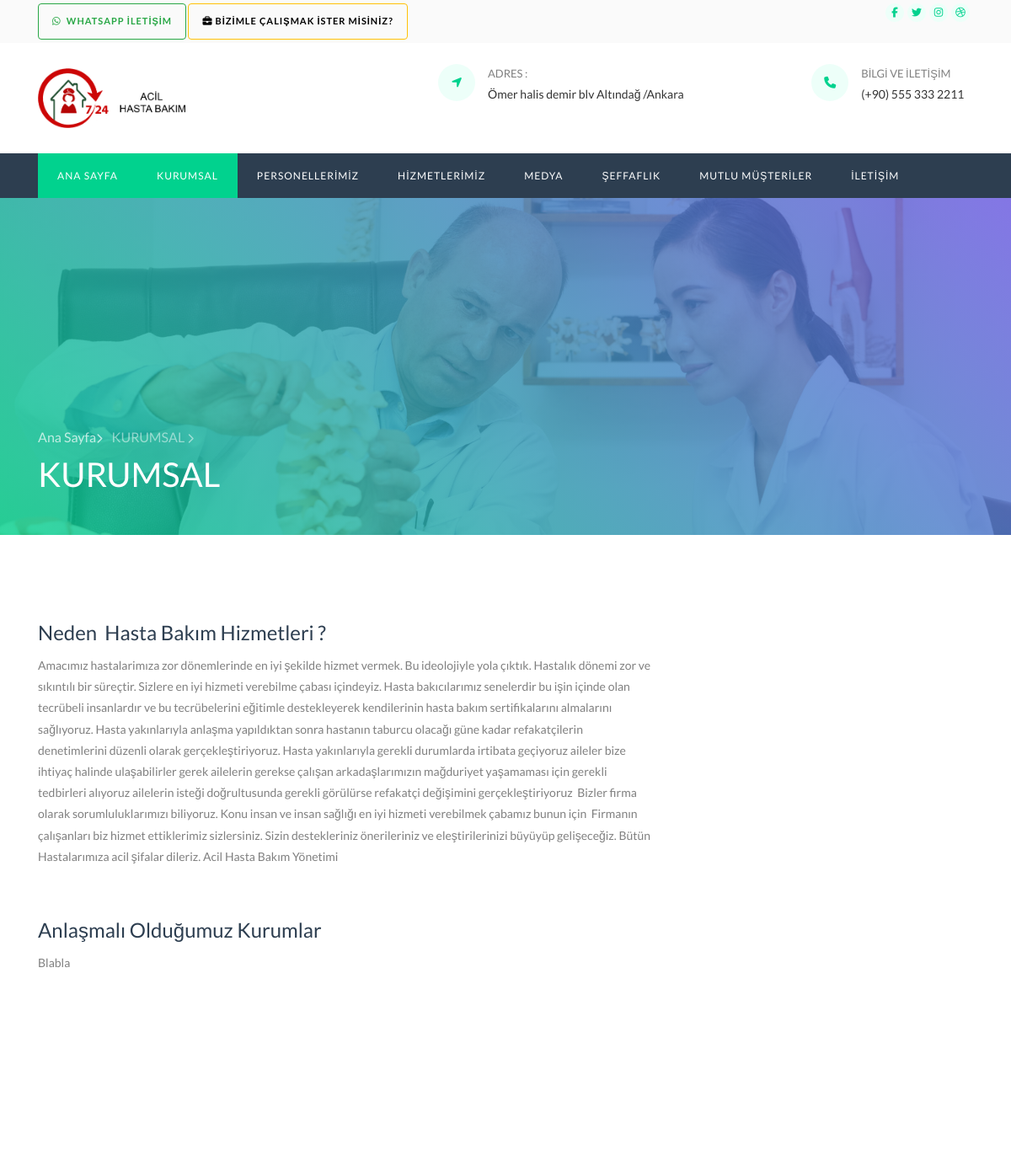
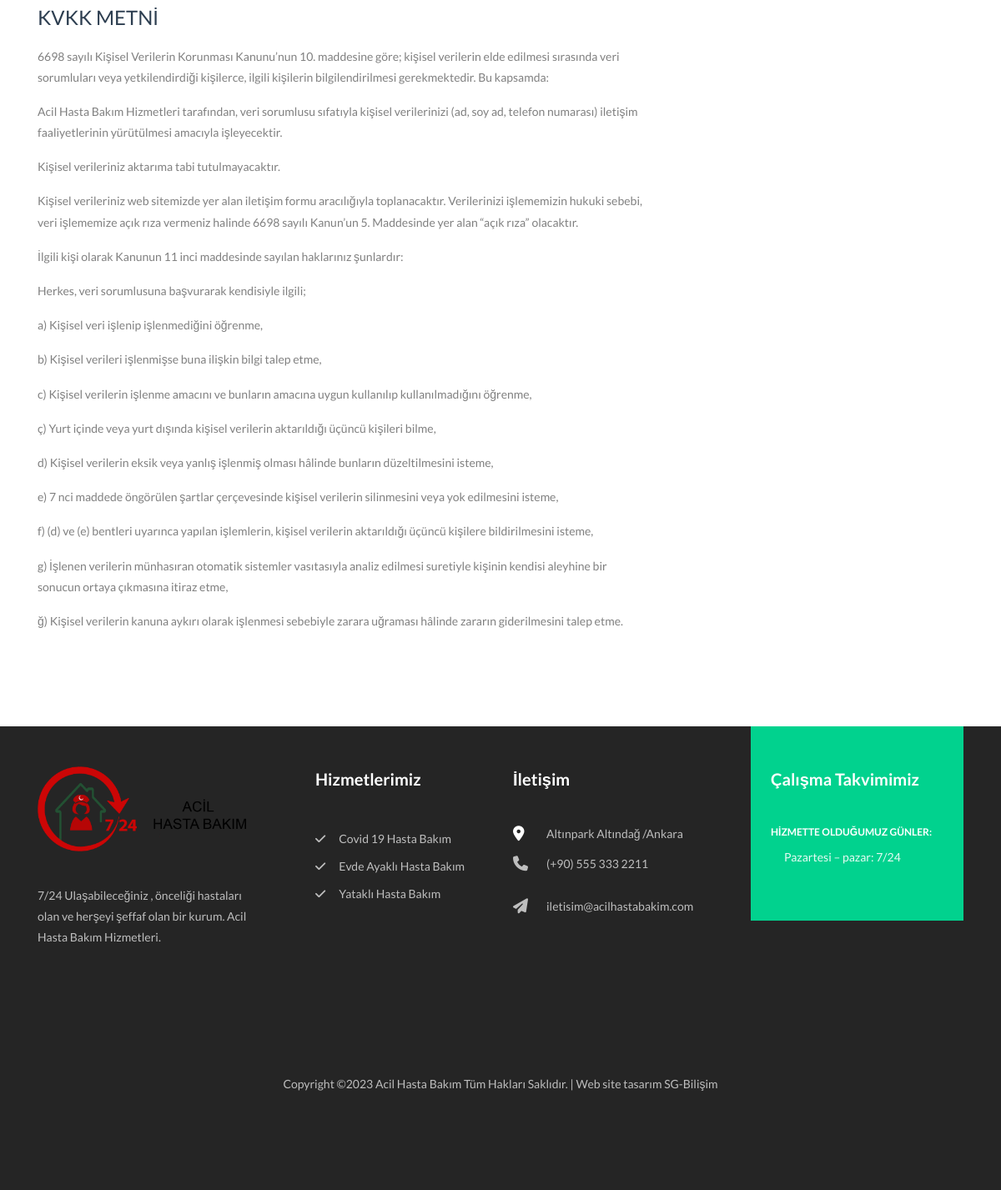
Page /hakkimizda.php on the committed database (2 pictures, top to bottom).
### tables this page shows
CREATE TABLE `sayfalar`  (
  `kucukbaslik` varchar(255) NULL DEFAULT NULL,
  `buyukbaslik` varchar(255) NULL DEFAULT NULL,
  `icerik` text NULL,
  `sayfa` varchar(255) NULL DEFAULT NULL,
  `id` int NOT NULL AUTO_INCREMENT,
  PRIMARY KEY (`id`) USING BTREE
);

### hakkimizda.php (the view, shortened to what this page needs)
<?php
	include('sgpnl/inc/vt.php');
	include('inc/header.php');
	include('inc/navbar.php');
    ?>
	<?php
$sorgu = $baglanti->prepare("SELECT * FROM sayfalar where sayfa='kurumsal'");
$sorgu->execute();
while ($sonuc = $sorgu->fetch()) {
    ?>
    <section class="hero-wrap hero-wrap-2" style="background-image: url('images/bg_2.jpg');" data-stellar-background-ratio="0.5">
      <div class="overlay"></div>
      <div class="container">
        <div class="row no-gutters slider-text align-items-end">
          <div class="col-md-9 ftco-animate pb-5">
          	<p class="breadcrumbs mb-2"><span class="mr-2"><a href="index.php">Ana Sayfa<i class="fa fa-chevron-right"></i></a></span> <span><?= $sonuc['kucukbaslik'] ?> <i class="fa fa-chevron-right"></i></span></p>
            <h1 class="mb-0 bread"><?= $sonuc['buyukbaslik'] ?></h1>
          </div>
        </div>
      </div>
    </section>
    <section class="ftco-section">
    	<div class="container">
    		<div class="row">
    			<div class="col-md-8">
    				<?= $sonuc['icerik'] ?>
    			</div>
    		</div>
    	</div>
    </section>
	 <?php
}
?>
	  <section class="ftco-section">
    	<div class="container">
    		<div class="row">
    			<div id="kvkk" class="col-md-8">
    				<h4>KVKK METNİ</h4>
    				<p>
					<p>6698 sayılı Kişisel Verilerin Korunması Kanunu’nun 10. maddesine göre; kişisel verilerin elde edilmesi sırasında veri sorumluları veya yetkilendirdiği kişilerce, ilgili kişilerin bilgilendirilmesi gerekmektedir. Bu kapsamda:</p>
<p>Acil Hasta Bakım Hizmetleri tarafından, veri sorumlusu sıfatıyla kişisel verilerinizi (ad, soy ad, telefon numarası) iletişim faaliyetlerinin yürütülmesi amacıyla işleyecektir.</p>
<p>Kişisel verileriniz aktarıma tabi tutulmayacaktır.</p>
<p>Kişisel verileriniz web sitemizde yer alan iletişim formu aracılığıyla toplanacaktır. Verilerinizi işlememizin hukuki sebebi, veri işlememize açık rıza vermeniz halinde 6698 sayılı Kanun’un 5. Maddesinde yer alan “açık rıza” olacaktır.</p>
<p>İlgili kişi olarak Kanunun 11 inci maddesinde sayılan haklarınız şunlardır:</p>
<p>Herkes, veri sorumlusuna başvurarak kendisiyle ilgili;</p>
<p>a) Kişisel veri işlenip işlenmediğini öğrenme,</p>
<p>b) Kişisel verileri işlenmişse buna ilişkin bilgi talep etme,</p>
<p>c) Kişisel verilerin işlenme amacını ve bunların amacına uygun kullanılıp kullanılmadığını öğrenme,</p>
<p>ç) Yurt içinde veya yurt dışında kişisel verilerin aktarıldığı üçüncü kişileri bilme,</p>
<p>d) Kişisel verilerin eksik veya yanlış işlenmiş olması hâlinde bunların düzeltilmesini isteme,</p>
<p>e) 7 nci maddede öngörülen şartlar çerçevesinde kişisel verilerin silinmesini veya yok edilmesini isteme,</p>
<p>f) (d) ve (e) bentleri uyarınca yapılan işlemlerin, kişisel verilerin aktarıldığı üçüncü kişilere bildirilmesini isteme,</p>
<p>g) İşlenen verilerin münhasıran otomatik sistemler vasıtasıyla analiz edilmesi suretiyle kişinin kendisi aleyhine bir sonucun ortaya çıkmasına itiraz etme,</p>
<p>ğ) Kişisel verilerin kanuna aykırı olarak işlenmesi sebebiyle zarara uğraması hâlinde zararın giderilmesini talep etme.</p>
					</p>
    			</div>
    		</div>
    	</div>
    </section>
 <?php
	include('inc/footer.php');
    ?>

### rows in the picture
sayfalar: kucukbaslik "KURUMSAL", buyukbaslik "KURUMSAL", icerik "Neden Hasta Bakım Hizmetleri ? Amacımız hastalarimıza zor dönemlerinde en iyi şekilde hizmet vermek. Bu ideolojiyle yola çıktık. Hastalık dönemi zor ve sıkıntılı bir süreçtir. Sizlere en iyi hizmeti verebilme çabası içindeyiz. Hasta bakıcılarımız senelerdir bu işin içinde olan tecrübeli insanlardır ve bu tecrübelerini eğitimle destekleyerek kendilerinin hasta bakım sertifikalarını almalarını sağlıyoruz. Hasta yakınlarıyla anlaşma yapıldıktan sonra hastanın taburcu olacağı güne kadar refakatçilerin denetimlerini düzenli olarak gerçekleştiriyoruz. Hasta yakınlarıyla gerekli durumlarda irtibata geçiyoruz aileler bize ihtiyaç halinde ulaşabilirler gerek ailelerin gerekse çalışan…"
